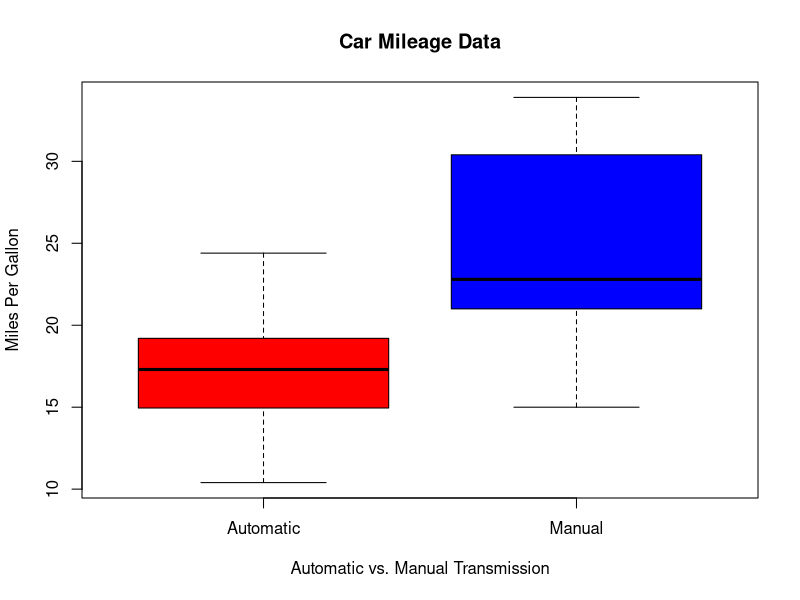
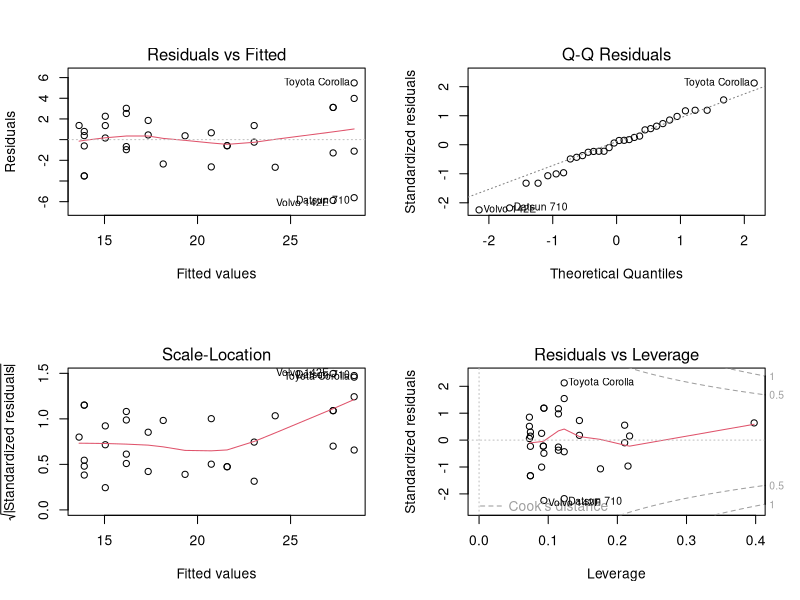

Recreate these plots in R, in order.
## ---- chunk 1
data(mtcars)

mtcars$am <- as.factor(mtcars$am)
levels(mtcars$am) <- c("Automatic", "Manual")
## ---- chunk 2
boxplot(mpg ~ am, col=c('red','blue'),names,data=mtcars, main = 'Car Mileage Data',xlab='Automatic vs. Manual Transmission',ylab='Miles Per Gallon')
## ---- chunk 3
aggregate(mpg~am, data = mtcars, mean)
## ---- chunk 4

model <- lm(mpg ~ am, data=mtcars)

## ---- chunk 5
summary(model)
## ---- chunk 6
model2 <- lm(mpg ~ am + cyl + carb,data=mtcars)
model3 <- lm(mpg ~ ., data=mtcars)

anova(model,model2,model3)
## ---- chunk 7

summary(model2)
## ---- chunk 8

par(mfrow=c(2,2))
plot(model2)

